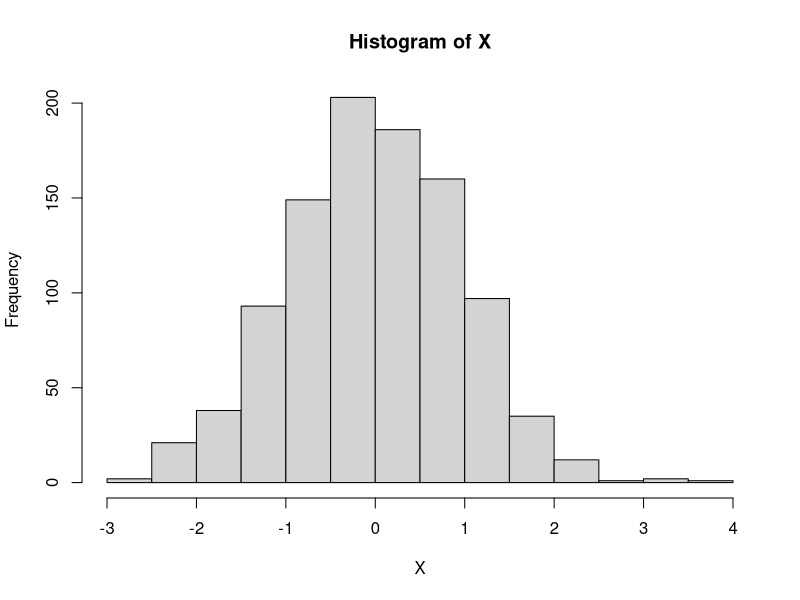
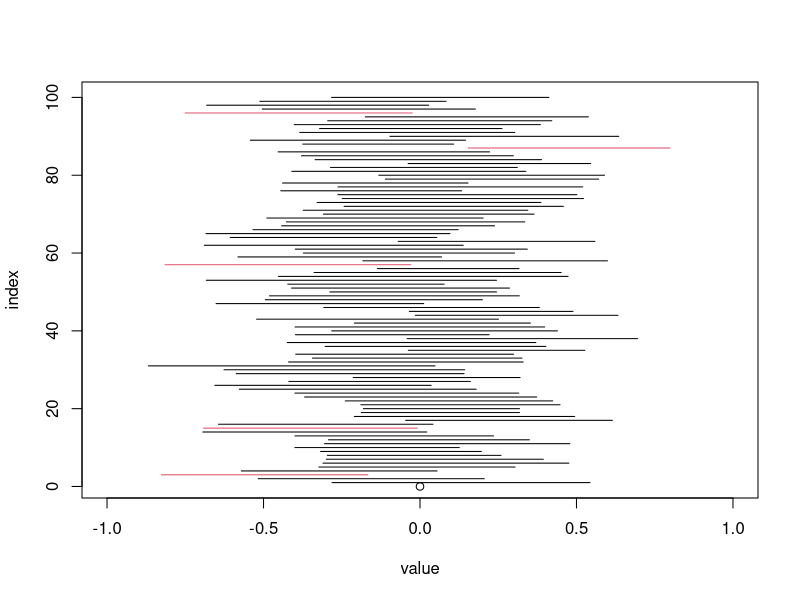
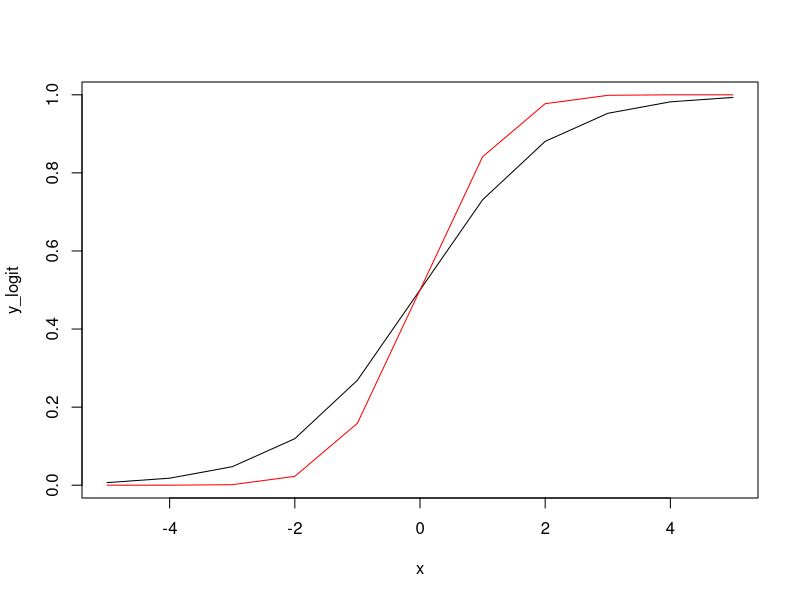
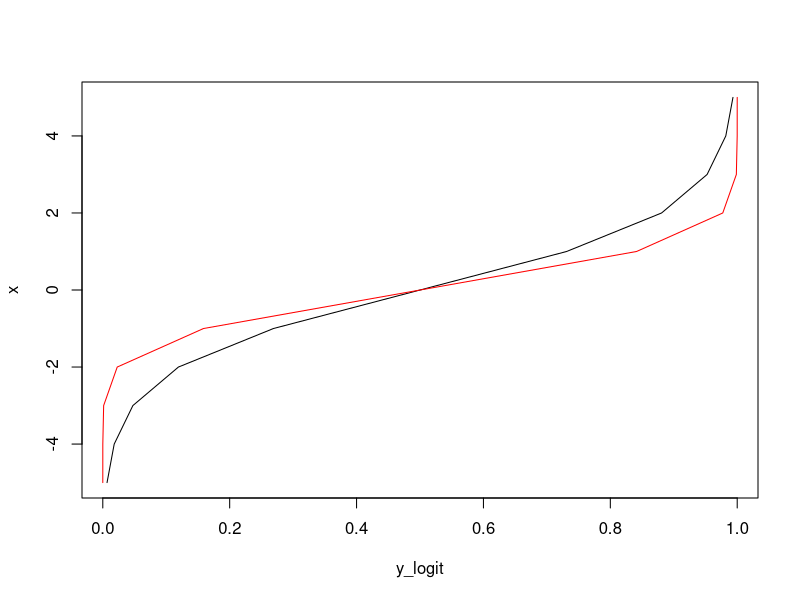
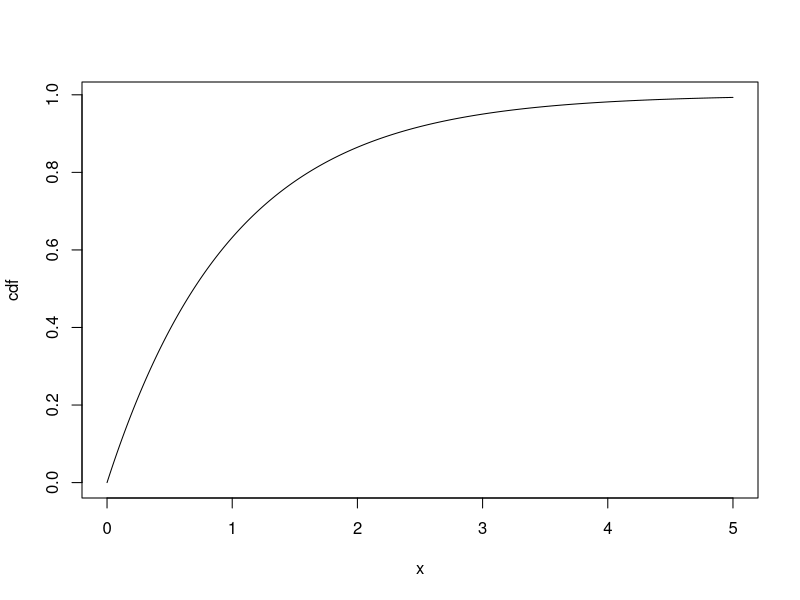
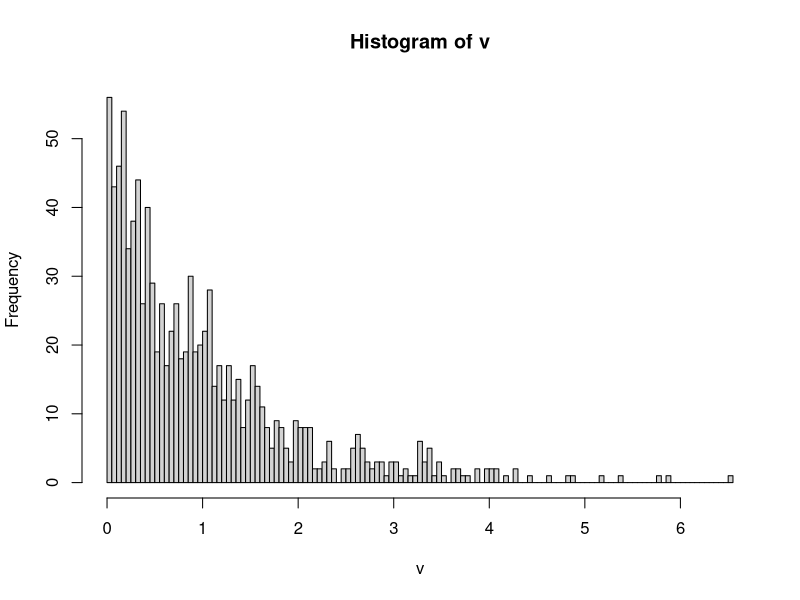
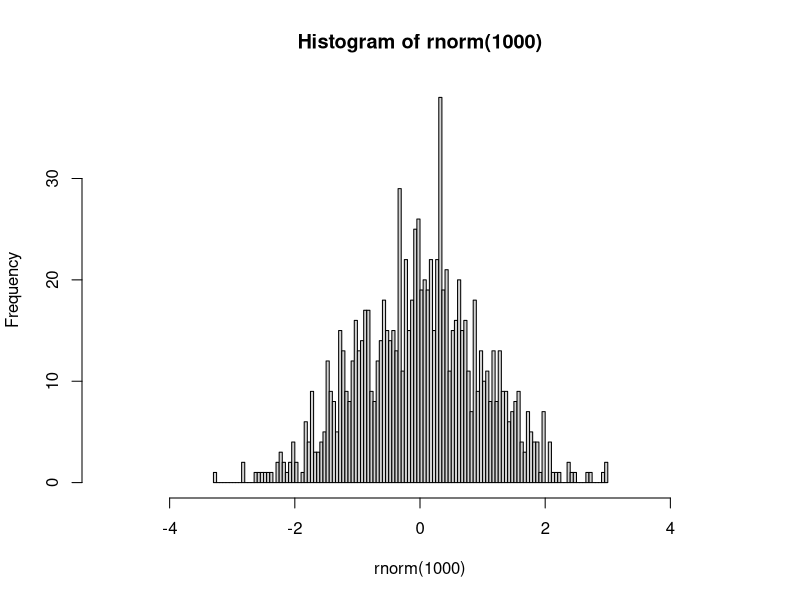
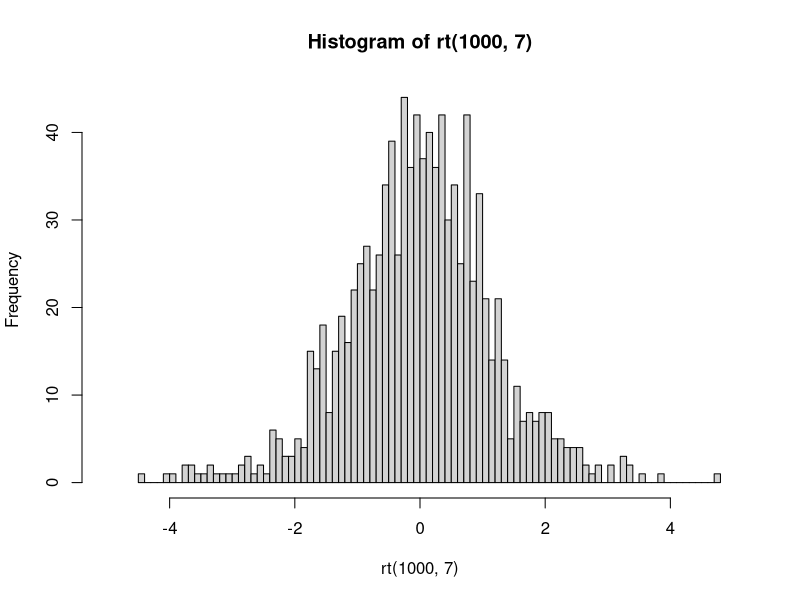

Source code (R) for these figures, in order:
# Confidence interval illustration
# Confidence interval gives both p-value and effect size
# CLT: sample mean follows normal distribution

X = rnorm(1e3, 0, 1)
hist(X)

N = 30
(Q = qnorm(1 - 0.05/2))

plot(0, 0, xlim = c(-1, 1), ylim = c(1, 100), xlab = "value", ylab = "index")
for(i in 1:100) {
  x = sample(X, N)
  se = sd(x) / sqrt(N)
  interval = c(mean(x) - Q*se, mean(x) + Q*se)
  mycol = ifelse(min(interval) < 0 & max(interval) > 0, 1, 2)
  lines(interval, c(i, i), col = mycol)
}

# Example 1.4

Pp = 0.5 * 0.5^3 
Py = 0.5 * 0.5^3 + 0.5 * 1

Pp = 0.2 * 1
Py = 0.2 * 1 + 0.8 * 0 

Pp = 3.12e-7 * 0.975
Py = 3.12e-7 * 0.975 + 7.6e-5 * 0.00193 + 6.05e-6 * 0.000143
Pp / Py

x = seq(-5, 5)
y_logit <- exp(x) / (1 + exp(x))
y_probit <- pnorm(x)

cor(y_logit, y_probit)

plot(x, y_logit, type = "l")
lines(x, y_probit, col = "red")

plot(y_logit, x, type = "l")
lines(y_probit, x, col = "red")

# Inverse transform sampling 
# in essence, partition areas under the curve, use cdf to find the maximal x

x = seq(0, 5, by = 0.01)
cdf = 1 - exp(-x) # Exponential distribution
plot(x, cdf, type = "l")

v = sapply(1:1e3, function(x) {
  u = runif(1)
  -log(1 - u)
})

hist(v, n = 100)
hist(rnorm(1e3), n = 100, xlim = c(-5, 5))
hist(rt(1e3, 7), n = 100, xlim = c(-5, 5))

# Andrew's World Cup example
